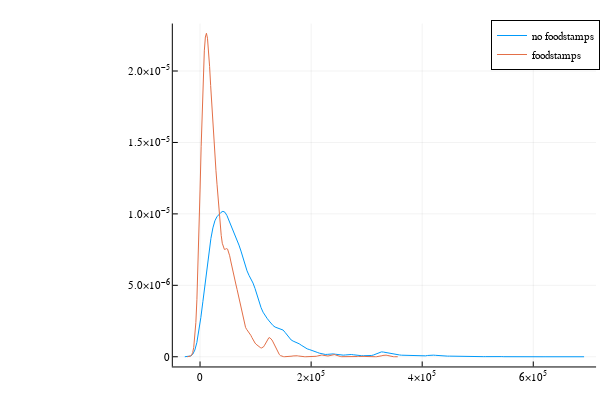

The code cell stored with this chart in its notebook:
### Code cell
@df acs99 density(:HHINCOME, group=:FOODSTMP, label=["no foodstamps" "foodstamps"])

### Figure 1 — Plotly figure (JSON) as saved in the notebook; plotly's stock layout.template omitted (floating-point values rounded to 4 significant figures; data arrays with more than 128 entries replaced by an {"elided": "..."} marker saying what was removed)
{"data": [{"colorbar": {"title": ""}, "legendgroup": "no foodstamps", "line": {"color": "rgba(0, 154, 250, 1.000)", "dash": "solid", "shape": "linear", "width": 1}, "mode": "lines", "name": "no foodstamps", "showlegend": true, "type": "scatter", "x": {"elided": "200 float values"}, "xaxis": "x1", "y": {"elided": "200 float values"}, "yaxis": "y1", "zmax": null, "zmin": null}, {"colorbar": {"title": ""}, "legendgroup": "foodstamps", "line": {"color": "rgba(227, 111, 71, 1.000)", "dash": "solid", "shape": "linear", "width": 1}, "mode": "lines", "name": "foodstamps", "showlegend": true, "type": "scatter", "x": {"elided": "200 float values"}, "xaxis": "x1", "y": {"elided": "200 float values"}, "yaxis": "y1", "zmax": null, "zmin": null}], "layout": {"annotations": [], "height": 400, "legend": {"bgcolor": "rgba(255, 255, 255, 1.000)", "bordercolor": "rgba(0, 0, 0, 1.000)", "borderwidth": 1, "font": {"color": "rgba(0, 0, 0, 1.000)", "family": "sans-serif", "size": 11}, "tracegroupgap": 0, "traceorder": "normal", "x": 1, "xanchor": "auto", "y": 1, "yanchor": "auto"}, "margin": {"b": 20, "l": 0, "r": 0, "t": 20}, "paper_bgcolor": "rgba(255, 255, 255, 1.000)", "plot_bgcolor": "rgba(255, 255, 255, 1.000)", "showlegend": true, "width": 600, "xaxis": {"anchor": "y1", "domain": [0.288, 0.9934], "gridcolor": "rgba(0, 0, 0, 0.100)", "gridwidth": 0.5, "linecolor": "rgba(0, 0, 0, 1.000)", "mirror": false, "range": [-49010.0, 713000.0], "showgrid": true, "showline": true, "showticklabels": true, "tickangle": 0, "tickcolor": "rgb(0, 0, 0)", "tickfont": {"color": "rgba(0, 0, 0, 1.000)", "family": "sans-serif", "size": 11}, "tickmode": "array", "ticks": "inside", "ticktext": ["0", "2×10<sup>5</sup>", "4×10<sup>5</sup>", "6×10<sup>5</sup>"], "tickvals": [0, 200000, 400000, 600000], "title": "", "titlefont": {"color": "rgba(0, 0, 0, 1.000)", "family": "sans-serif", "size": 15}, "type": "-", "visible": true, "zeroline": false, "zerolinecolor": "rgba(0, 0, 0, 1.000)"}, "yaxis": {"anchor": "x1", "domain": [0.03762, 0.9902], "gridcolor": "rgba(0, 0, 0, 0.100)", "gridwidth": 0.5, "linecolor": "rgba(0, 0, 0, 1.000)", "mirror": false, "range": [-6.793e-07, 2.332e-05], "showgrid": true, "showline": true, "showticklabels": true, "tickangle": 0, "tickcolor": "rgb(0, 0, 0)", "tickfont": {"color": "rgba(0, 0, 0, 1.000)", "family": "sans-serif", "size": 11}, "tickmode": "array", "ticks": "inside", "ticktext": ["0", "5.0×10<sup>−6</sup>", "1.0×10<sup>−5</sup>", "1.5×10<sup>−5</sup>", "2.0×10<sup>−5</sup>"], "tickvals": [0, 5e-06, 1e-05, 1.5e-05, 2e-05], "title": "", "titlefont": {"color": "rgba(0, 0, 0, 1.000)", "family": "sans-serif", "size": 15}, "type": "-", "visible": true, "zeroline": false, "zerolinecolor": "rgba(0, 0, 0, 1.000)"}}}
